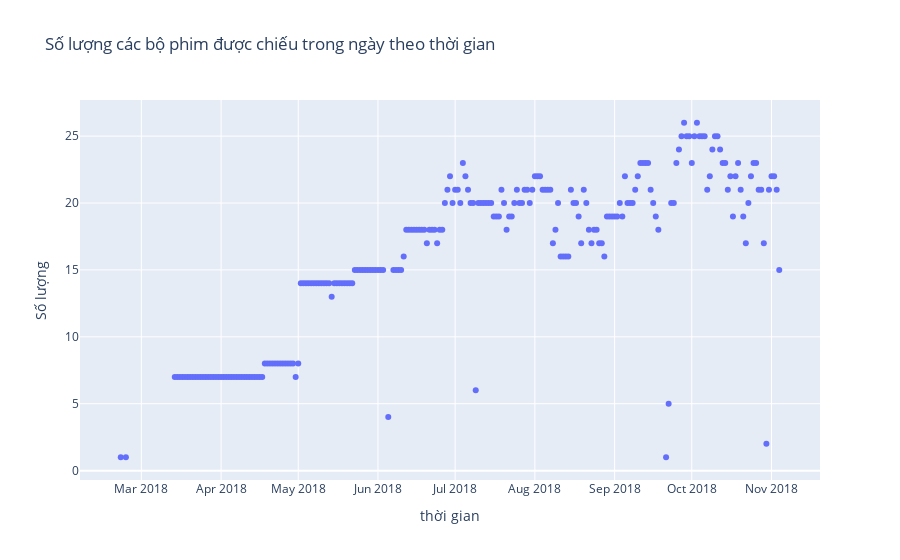

Write notebook code for a chart like this one.
### Code cell
fig = px.scatter(n_film_by_date, x='date', y='film_code', 
              title='Số lượng các bộ phim được chiếu trong ngày theo thời gian')

fig.update_layout(xaxis_title='thời gian',
                  yaxis_title='Số lượng')

fig.show()

### Figure 1 — Plotly figure (JSON) as saved in the notebook; plotly's stock layout.template omitted (floating-point values rounded to 4 significant figures; data arrays with more than 128 entries replaced by an {"elided": "..."} marker saying what was removed)
{"data": [{"hovertemplate": "date=%{x}<br>film_code=%{y}<extra></extra>", "legendgroup": "", "marker": {"color": "#636efa", "symbol": "circle"}, "mode": "markers", "name": "", "orientation": "v", "showlegend": false, "type": "scatter", "x": {"elided": "234 str values"}, "xaxis": "x", "y": {"elided": "234 int values"}, "yaxis": "y"}], "layout": {"legend": {"tracegroupgap": 0}, "title": {"text": "Số lượng các bộ phim được chiếu trong ngày theo thời gian"}, "xaxis": {"anchor": "y", "domain": [0, 1], "title": {"text": "thời gian"}}, "yaxis": {"anchor": "x", "domain": [0, 1], "title": {"text": "Số lượng"}}}}
